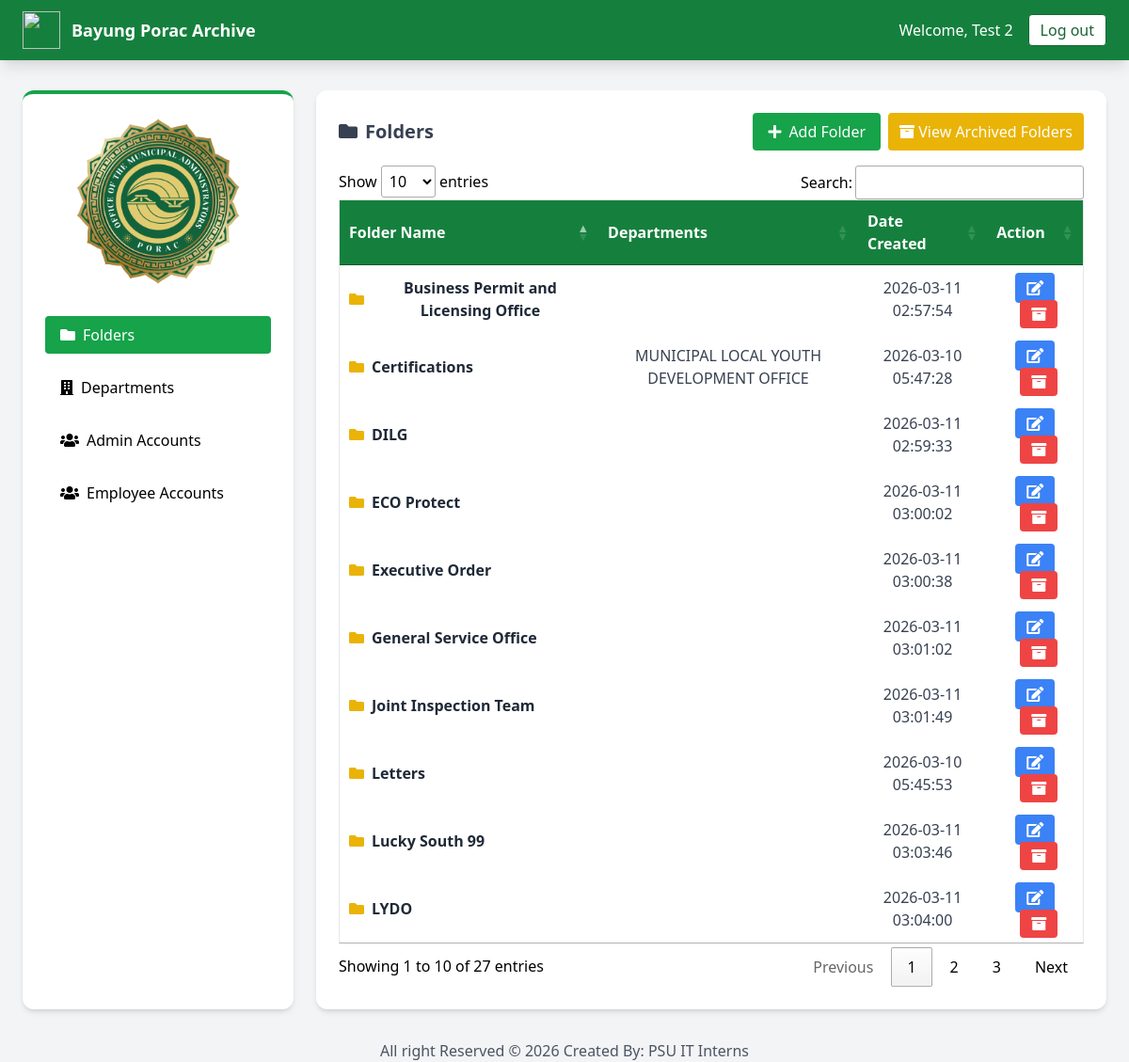
Page /Private_Dashboard/folder_management.php (signed in) on the committed database.
### tables this page shows
CREATE TABLE `folders` (
  `folder_id` int(11) NOT NULL,
  `folder_name` varchar(150) NOT NULL,
  `folder_status` enum('Active','Archived') DEFAULT 'Active',
  `created_at` timestamp NOT NULL DEFAULT current_timestamp()
);

### Private_Dashboard/folder_management.php (the view, shortened to what this page needs)
<!DOCTYPE html>
<html lang="en">
<?php
require_once("../include/connection.php");
$query = mysqli_query($conn,"
SELECT
f.folder_id,
f.folder_name,
f.created_at,
GROUP_CONCAT(d.department_name SEPARATOR ', ') as departments
FROM folders f
LEFT JOIN folder_departments fd ON f.folder_id = fd.folder_id
LEFT JOIN departments d ON fd.department_id = d.department_id
WHERE f.folder_status='Active'
GROUP BY f.folder_id
ORDER BY f.folder_name ASC
");
?>
<head>
<link href="https://cdn.datatables.net/1.10.25/css/jquery.dataTables.min.css" rel="stylesheet">
<link rel="stylesheet" href="https://cdnjs.cloudflare.com/ajax/libs/font-awesome/5.15.4/css/all.min.css" />
<script src="https://cdn.tailwindcss.com"></script>
</head>
<body class="bg-gray-100 font-sans">
<nav class="fixed top-0 w-full bg-green-700 shadow-lg z-50">
  <div class="flex justify-between items-center h-16 px-6">
    <div class="flex items-center space-x-3">
      <img src="js/img/municipalLogo.png" class="w-10 h-10 object-contain">
      <h1 class="text-white font-semibold text-lg">Bayung Porac Archive</h1>
    </div>
    <div class="flex items-center space-x-4 text-white">
      <span>Welcome, <?php echo ucwords(htmlentities($_SESSION['admin_name'])); ?></span>
      <a href="Logout.php" class="bg-white text-green-800 border border-green-800 px-3 py-1 rounded hover:bg-green-800 hover:text-white hover:border-white transition-colors duration-300">
        Log out
      </a>
    </div>
  </div>
</nav>
<div class="mt-24 px-6 flex gap-6">
  <aside class="w-1/4">
    <div class="bg-white rounded-xl shadow-md p-6 border-t-4 border-green-600 flex flex-col items-center space-y-4 h-full">
      <img src="img/adminLogo.png" class="square-logo mb-4">
      <a href="folder_management.php" class="w-full px-4 py-2 bg-green-600 text-white rounded flex items-center gap-2"><i class="fas fa-folder"></i> Folders</a>
      <a href="department_management.php" class="w-full px-4 py-2 rounded hover:bg-gray-100 flex items-center gap-2"><i class="fas fa-building"></i> Departments</a>
      <a href="view_admin.php" class="w-full px-4 py-2 rounded hover:bg-gray-100 flex items-center gap-2"><i class="fas fa-users"></i> Admin Accounts</a>
      <a href="view_user.php" class="w-full px-4 py-2 rounded hover:bg-gray-100 flex items-center gap-2"><i class="fas fa-users"></i> Employee Accounts</a>
    </div>
  </aside>
  <div class="w-3/4 flex-1">
    <div class="bg-white rounded-xl shadow-md p-6 h-full">
      <div class="flex justify-between items-center mb-4">
        <h2 class="text-xl font-semibold text-gray-700 flex items-center gap-2"><i class="fas fa-folder"></i> Folders</h2>
        <div class="flex gap-2">
          <button onclick="$('#modalAddFolder').removeClass('hidden');" class="bg-green-600 text-white px-4 py-2 rounded hover:bg-green-700 flex items-center gap-2"><i class="fas fa-plus"></i> Add Folder</button>
          <button onclick="openArchivedFolders();" class="bg-yellow-500 text-white px-3 py-1 rounded hover:bg-yellow-600 transition-colors duration-300">
    <i class="fas fa-archive"></i> View Archived Folders
</button>
        </div>
      </div>
      <div class="overflow-x-none">
        <table id="dtable" class="min-w-full border border-gray-200">
          <thead class="bg-green-700 text-white">
            <tr>
              <th class="px-4 py-2">Folder Name</th>
              <th class="px-4 py-2">Departments</th>
              <th class="px-4 py-2">Date Created</th>
              <th class="px-4 py-2 text-center">Action</th>
            </tr>
          </thead>
          <tbody class="text-gray-700">
          <?php while($row=mysqli_fetch_array($query)){ ?>
            <tr class="border-b hover:bg-gray-50">
              <td class="px-4 py-2 text-center space-x-2">
  <a href="add_document.php?folder_id=<?php echo $row['folder_id']; ?>" class="flex items-center gap-2 text-gray-800 hover:text-green-700">
    <i class="fas fa-folder text-yellow-500"></i>
    <b><?php echo $row['folder_name']; ?></b>
  </a>
</td>
              <td class="px-4 py-2 text-center space-x-2"><?php echo $row['departments']; ?></td>
              <td class="px-4 py-2 text-center space-x-2"><?php echo $row['created_at']; ?></td>
              <td class="px-4 py-2 text-center space-x-2">
                <button onclick="$('#modalEditFolder<?php echo $row['folder_id']; ?>').removeClass('hidden');" class="bg-blue-500 text-white px-3 py-1 rounded hover:bg-blue-600"><i class="fas fa-edit"></i></button>
                <a href="#"
class="bg-red-500 text-white px-3 py-1 rounded hover:bg-red-600"
onclick="confirmArchive(<?php echo $row['folder_id']; ?>)">
<i class="fas fa-archive"></i>
</a>
              </td>
            </tr>
          <?php } ?>
          </tbody>
        </table>
      </div>
    </div>
  </div>
</div>
<footer class="mt-8 text-center text-gray-600">
  <p>All right Reserved &copy; <?php echo date('Y');?> Created By: PSU IT Interns</p>
</footer>
</body>
</html>

### Private_Dashboard/folder_management.php (style rules this page uses)
.square-logo { width: 180px; object-fit: contain; }

### rows in the picture
folders: folder_name "Business Permit and Licensing Office", created_at "2026-03-11 02:57:54"
folders: folder_name "Certifications", departments "MUNICIPAL LOCAL YOUTH DEVELOPMENT OFFICE", created_at "2026-03-10 05:47:28"
folders: folder_name "DILG", created_at "2026-03-11 02:59:33"
folders: folder_name "ECO Protect", created_at "2026-03-11 03:00:02"
folders: folder_name "Executive Order", created_at "2026-03-11 03:00:38"
folders: folder_name "General Service Office", created_at "2026-03-11 03:01:02"
folders: folder_name "Joint Inspection Team", created_at "2026-03-11 03:01:49"
folders: folder_name "Letters", created_at "2026-03-10 05:45:53"
folders: folder_name "Lucky South 99", created_at "2026-03-11 03:03:46"
folders: folder_name "LYDO", created_at "2026-03-11 03:04:00"

### other values in the picture
$_SESSION['admin_name'] "Test 2"
